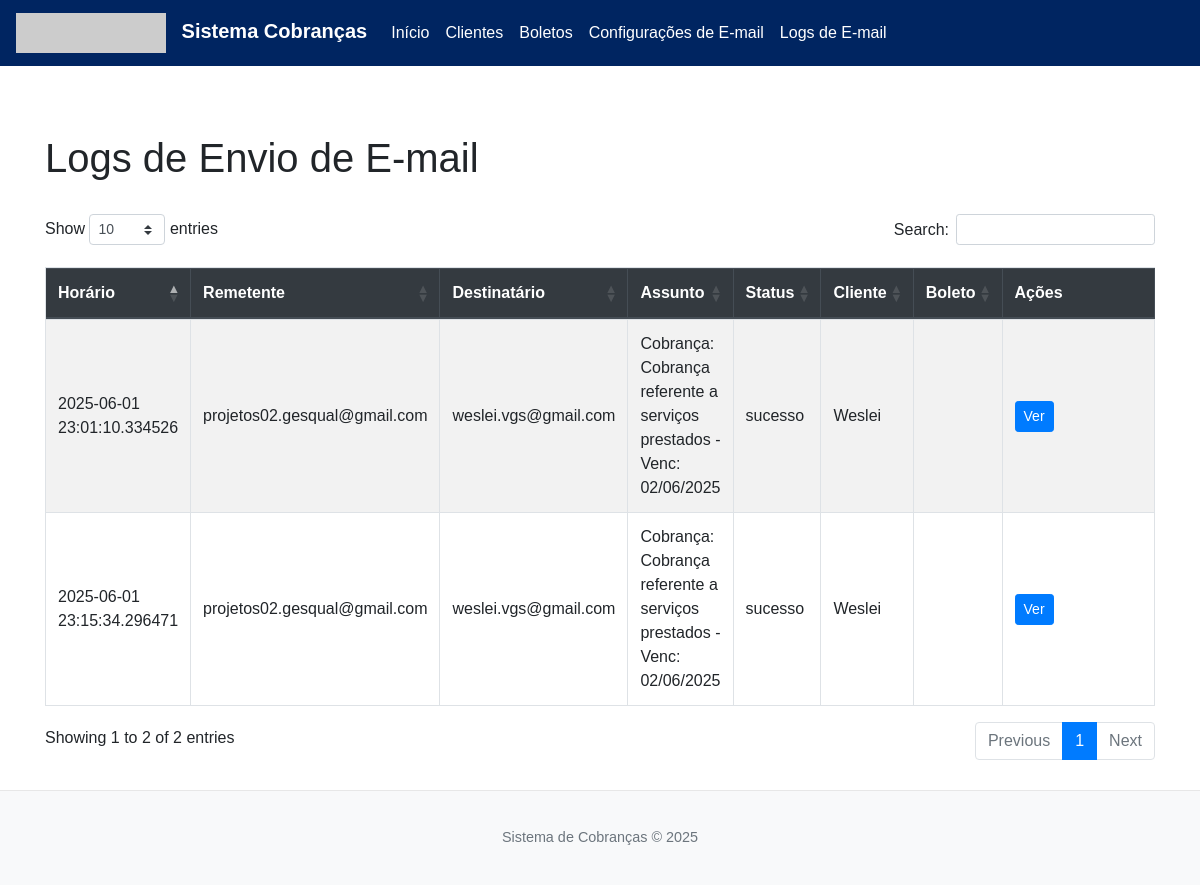
Page /logs_email on the committed database.
### database.py (models this page shows, shortened)
class EmailLog(db.Model):
    __tablename__ = 'email_logs'
    id = db.Column(db.Integer, primary_key=True, autoincrement=True)
    horario_disparo = db.Column(db.TEXT, nullable=False)
    email_remetente = db.Column(db.String(120), nullable=True)
    email_destinatario = db.Column(db.TEXT, nullable=False)
    email_cc = db.Column(db.String(500), nullable=True) # Novo campo para e-mails em CC
    nome_empresa = db.Column(db.String(150), nullable=True)  # Pode ser nulo se não houver associação direta com empresa
    nome_contato = db.Column(db.TEXT, nullable=True)
    boleto_id = db.Column(db.Integer, db.ForeignKey('boleto.id', name='fk_email_log_boleto_id'), nullable=True) # Permitir nulo caso o boleto seja excluído
    cliente_id = db.Column(db.Integer, db.ForeignKey('cliente.id', name='fk_email_log_cliente_id'), nullable=True) # Permitir nulo caso o cliente seja excluído
    data_boleto = db.Column(db.TEXT, nullable=False)
    assunto = db.Column(db.String(255), nullable=True)
    mensagem_corpo = db.Column(db.Text, nullable=True)
    status = db.Column(db.String(50), nullable=True) # Ex: sucesso, falha_autenticacao, etc.
    detalhes = db.Column(db.Text, nullable=True) # Detalhes adicionais sobre o status
    boleto = relationship('Boleto', backref='logs_email', lazy=True)
    cliente = relationship('Cliente', backref='logs_email', lazy=True)

class Cliente(db.Model):
    __tablename__ = 'cliente'
    id = db.Column(db.Integer, primary_key=True)
    public_id = db.Column(db.String(36), unique=True, nullable=False)
    nome = db.Column(db.String(150), nullable=False)
    email_principal = db.Column(db.String(120), unique=True, nullable=True)
    telefone_principal = db.Column(db.String(20), nullable=True)
    contatos = db.relationship('Contato', backref='cliente', lazy=True, cascade="all, delete-orphan")
    boletos = db.relationship('Boleto', backref='cliente', lazy=True, cascade="all, delete-orphan")
    __table_args__ = (Index('ix_cliente_public_id', 'public_id'),)

### app.py (the view)
@main_bp.route('/logs_email')
def listar_logs_email():
    log_entries = db.session.query(EmailLog).order_by(EmailLog.horario_disparo.desc()).all()
    print(log_entries)
    return render_template('logs_email.html', logs=log_entries)

### database.py (called while the page is built)
@event.listens_for(Engine, "connect")
def _set_sqlite_pragma(dbapi_connection, connection_record):
    if isinstance(dbapi_connection, SQLite3Connection):
        cursor = dbapi_connection.cursor()
        cursor.execute("PRAGMA foreign_keys=ON;")
        cursor.close()

### templates/logs_email.html (shortened to what this page needs)
{% extends "base.html" %}
{% block head_extra %}
<link rel="stylesheet" href="https://cdn.datatables.net/1.13.8/css/dataTables.bootstrap4.min.css">
{% endblock %}
{% block content %}
<h1 class="my-4">Logs de Envio de E-mail</h1>
{% if logs %}
<div class="table-responsive">
  <table id="logsEmailTable" class="table table-hover table-striped table-bordered">
    <thead class="thead-dark">
      <tr>
        <th>Horário</th>
        <th>Remetente</th>
        <th>Destinatário</th>
        <th>Assunto</th>
        <th>Status</th>
        <th>Cliente</th>
        <th>Boleto</th>
        <th class="actions-col no-sort">Ações</th>
      </tr>
    </thead>
    <tbody>
      {% for log in logs %}
      <tr>
        <td>{{ log.horario_disparo or 'N/D' }}</td>
        <td>{{ log.email_remetente or 'N/D' }}</td>
        <td>{{ log.email_destinatario or 'N/D' }}</td>
        <td>{{ log.assunto or 'Sem Assunto' }}</td>
        <td>{{ log.status or 'N/D' }}</td>
        <td>{{ log.cliente.nome if log.cliente else 'Removido' }}</td>
        <td>{{ log.boleto.codigo if log.boleto else 'Removido' }}</td>
        <td>
          <button type="button" class="btn btn-sm btn-primary" data-bs-toggle="modal" data-bs-target="#viewLogModal" data-log-id="{{ log.id }}">Ver</button>
        </td>
      </tr>
      {% endfor %}
    </tbody>
  </table>
</div>
{% else %}
<div class="alert alert-info">Nenhum log encontrado.</div>
{% endif %}
{% endblock %}

### static/style.css (style rules this page uses)
body { display: flex; flex-direction: column; min-height: 100vh; font-family: 'Arial', sans-serif; }
.table th, .table td { vertical-align: middle; }
.actions-col { width: 150px; text-align: center; }
.btn-sm { margin-right: 5px; }

### templates/logs_email.html (style rules this page uses)
#logsEmailTable .actions-col { white-space: nowrap; }

### rows in the picture
EmailLog: horario_disparo "2025-06-01 23:15:34.296471", email_remetente "projetos02.gesqual@gmail.com", email_destinatario "weslei.vgs@gmail.com", assunto "Cobrança: Cobrança referente a serviços prestados - Venc: 02/06/2025", status "sucesso", cliente "Weslei"
EmailLog: horario_disparo "2025-06-01 23:01:10.334526", email_remetente "projetos02.gesqual@gmail.com", email_destinatario "weslei.vgs@gmail.com", assunto "Cobrança: Cobrança referente a serviços prestados - Venc: 02/06/2025", status "sucesso", cliente "Weslei"
